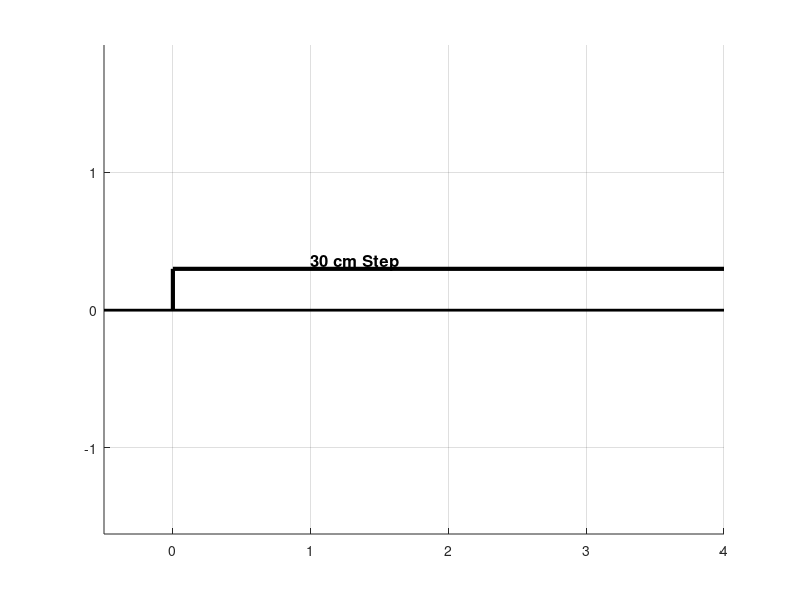

Write the MATLAB code that produced this figure. (Note: this script raises an error after producing the figure.)
%% Rocker-Bogie Multi-Phase Kinematic Analysis (2D Traverse)
%
% This script simulates the rover climbing a 0.3m step in three distinct
% phases, using fsolve to determine the constrained chassis pivot position
% (P') and visualizing the resulting link angles.
%
% Constraints:
% 1. Distance between P' and Middle Wheel (M') must equal the Rocker length (L_r).
% 2. Distance between P' and Front Wheel (F') must remain constant (L_PF).

clc; clear; close all;

%% SECTION 1: SYSTEM PARAMETERS AND INITIAL GEOMETRY (INPUTS)
% --- Physical Dimensions (in meters) ---
L_wd = 0.5;   % Wheel Diameter (used for radius)
L_r  = 0.72;  % Rocker Link Length (P to M)
L_span = 0.8; % Horizontal Spacing between Wheel Centers (F-M and M-R)
H_obs = 0.3;  % Height of the Step (30 cm)

% Calculated Values
r = L_wd / 2; % Wheel Radius (0.25 m)
P_initial = [L_span; L_r + r]; % Initial Chassis Pivot P (Flat Ground) [0.8; 0.97]
F_flat = [0.0; r]; % Initial Front Wheel Center
L_PF = sqrt((P_initial(1) - F_flat(1))^2 + (P_initial(2) - F_flat(2))^2); % Fixed P-F Distance

disp(['Starting Multi-Phase Traverse Simulation (H_obs = ' num2str(H_obs) ' m)...']);
disp(['Rocker Length (L_r): ' num2str(L_r) ' m']);
disp(['Fixed P-F Distance (L_PF): ' num2str(L_PF, '%.3f') ' m']);
disp('--------------------------------------------------');


%% SECTION 2: INVERSE KINEMATICS SETUP (3 PHASES)

% Store results in a structure array
results = struct('name', {}, 'P_prime', {}, 'theta_r_deg', {}, 'theta_b_deg', {});
options = optimset('Display', 'off'); % Suppress fsolve output

% --- Phase 1: Front Wheel Climbing (F on step, M and R on ground) ---
M_prime_1 = [L_span; r];
F_prime_1 = [0.0; H_obs + r];
R_prime_1 = [2 * L_span; r];

fun1 = @(X) [
    (X(1) - M_prime_1(1))^2 + (X(2) - M_prime_1(2))^2 - L_r^2; % P' to M' = L_r
    (X(1) - F_prime_1(1))^2 + (X(2) - F_prime_1(2))^2 - L_PF^2  % P' to F' = L_PF
];
P_prime_1 = fsolve(fun1, P_initial, options);


% --- Phase 2: Middle Wheel Climbing (F and M on step, R on ground) ---
% The chassis has moved forward L_span horizontally relative to the step's edge.
% We solve for the ideal P' assuming the linkage constraints hold relative to the
% new wheel contact points.
M_prime_2 = [L_span; H_obs + r];
F_prime_2 = [0.0; H_obs + r]; % F' still holds its height
R_prime_2 = [2 * L_span; r]; % R' still on flat ground

fun2 = @(X) [
    (X(1) - M_prime_2(1))^2 + (X(2) - M_prime_2(2))^2 - L_r^2;
    (X(1) - F_prime_2(1))^2 + (X(2) - F_prime_2(2))^2 - L_PF^2
];
P_prime_2 = fsolve(fun2, P_prime_1, options); % Use Phase 1 result as initial guess


% --- Phase 3: Rear Wheel Climbing (F, M, and R on step) ---
% All three wheel centers are now lifted by H_obs. The chassis should return to
% the initial flat-ground configuration, just translated vertically.
M_prime_3 = [L_span; H_obs + r];
F_prime_3 = [0.0; H_obs + r];
R_prime_3 = [2 * L_span; H_obs + r]; % R' is now on the step, lifted by H_obs

% **FIX: Use fsolve for Phase 3 for consistency and robustness**
fun3 = @(X) [
    (X(1) - M_prime_3(1))^2 + (X(2) - M_prime_3(2))^2 - L_r^2; % P' to M' = L_r
    (X(1) - F_prime_3(1))^2 + (X(2) - F_prime_3(2))^2 - L_PF^2  % P' to F' = L_PF
];
% Use Phase 2 result as initial guess
P_prime_3_guess = P_initial + [L_span; H_obs]; % A better guess for Phase 3
P_prime_3 = fsolve(fun3, P_prime_2, options); % Use fsolve


% --- Aggregate and Calculate Angles for All Phases ---
P_list = {P_prime_1, P_prime_2, P_prime_3};
F_list = {F_prime_1, F_prime_2, F_prime_3};
M_list = {M_prime_1, M_prime_2, M_prime_3};
R_list = {R_prime_1, R_prime_2, R_prime_3};
names = {'Phase 1 (F up)', 'Phase 2 (M up)', 'Phase 3 (R up)'};

for i = 1:3
    P = P_list{i}; F = F_list{i}; M = M_list{i}; R = R_list{i};

    % Rocker Angle (P to M) - Angle of P->M vector relative to horizontal
    theta_r_rad = atan2(M(2) - P(2), M(1) - P(1));
    theta_r_deg = rad2deg(theta_r_rad);

    % Bogie Angle (F to R) - Angle of F->R vector relative to horizontal
    theta_b_rad = atan2(R(2) - F(2), R(1) - F(1));
    theta_b_deg = rad2deg(theta_b_rad);
    
    % Store results
    results(i).name = names{i};
    results(i).P_prime = P;
    results(i).theta_r_deg = theta_r_deg;
    results(i).theta_b_deg = theta_b_deg;
    results(i).F_coords = F;
    results(i).M_coords = M;
    results(i).R_coords = R;

    % Output Summary
    disp(['--- ' names{i} ' ---']);
    disp(['P'': (' num2str(P(1), '%.3f') ', ' num2str(P(2), '%.3f') ')']);
    disp(['Chassis Rise: ' num2str((P(2) - P_initial(2)) * 100, '%.1f') ' cm']);
    disp(['theta_r: ' num2str(theta_r_deg, '%.1f') ' deg, theta_b: ' num2str(theta_b_deg, '%.1f') ' deg']);
end
disp('--------------------------------------------------');


%% SECTION 3: VISUALIZATION (Multi-Phase Plot)

figure('Name', 'Rocker-Bogie Traverse Simulation');
hold on;
axis equal;
grid on;

% --- 3.1 Terrain Plotting (Longer Step) ---
plot([-0.5, 4.0], [0, 0], 'k-', 'LineWidth', 2, 'DisplayName', 'Flat Ground'); % Flat Ground
plot([0, 0], [0, H_obs], 'k-', 'LineWidth', 3, 'DisplayName', 'Obstacle Step');  % Vertical face
plot([0, 4.0], [H_obs, H_obs], 'k-', 'LineWidth', 3); % Top face of the step

text(1.0, H_obs + 0.05, [num2str(H_obs*100) ' cm Step'], 'Color', 'k', 'FontSize', 12, 'FontWeight', 'bold');

% --- Color mapping for phases ---
colors = {[0.7 0.7 0.7], [0.8 0.4 0], [0 0.5 0.8], [0 0.5 0]}; % Initial (Gray), Phase 1 (Orange), Phase 2 (Blue), Phase 3 (Green)
styles = {'--', '-', '-.', ':'};
initial_P = P_initial;
P_path_coords = [P_initial];

% --- Draw Initial (Flat) Configuration (reference) ---
draw_rover_fcn(P_initial, F_list{1}, M_list{1}, R_list{1}, colors{1}, styles{1}, 'Initial', r, 0, 0, 0);

% --- Draw All Three Phases (Shifted to show traverse) ---
for i = 1:3
    P = results(i).P_prime;
    F = results(i).F_coords;
    M = results(i).M_coords;
    R = results(i).R_coords;
    theta_r = results(i).theta_r_deg;
    theta_b = results(i).theta_b_deg;
    
    % Horizontal displacement to represent forward motion
    x_shift = (i - 1) * L_span * 1.5; % Use 1.5*L_span for clearer separation
    
    P_shifted = P + [x_shift; 0];
    F_shifted = F + [x_shift; 0];
    M_shifted = M + [x_shift; 0];
    R_shifted = R + [x_shift; 0];
    
    % Draw the shifted configuration
    draw_rover_fcn(P_shifted, F_shifted, M_shifted, R_shifted, colors{i+1}, styles{i+1}, results(i).name, r, theta_r, theta_b, i);

    % Update P path for plotting
    P_path_coords(:, end+1) = P_shifted;
end

% Draw path of the chassis pivot (P)
plot(P_path_coords(1, 1:end), P_path_coords(2, 1:end), 'k:', 'LineWidth', 1.5, 'DisplayName', 'Chassis P Path');


% --- 3.4 Final Plot Settings ---
title({'Rocker-Bogie Traverse Simulation: Minimal Chassis Movement', ...
        ['H_{obs} = ' num2str(H_obs*100) ' cm']}, 'FontSize', 14);
xlabel('X Position (m)');
ylabel('Y Position (m)');
xlim([-0.5, 5.0]);
ylim([0, 1.4]);
legend('Location', 'northeast');
hold off;


%% HELPER FUNCTIONS
% Function to draw the rover configuration, including links, wheels, and angle labels.

function draw_rover_fcn(P, F, M, R, color, style, label, r, theta_r_deg, theta_b_deg, phase_num)
    
    % --- Draw Links ---
    % Rocker Link (P to M)
    plot([P(1), M(1)], [P(2), M(2)], 'Color', color, 'LineWidth', 3, 'LineStyle', style, 'DisplayName', [label]);
    
    % Bogie Link (F to R) - simplified straight line
    plot([F(1), R(1)], [F(2), R(2)], 'Color', color, 'LineWidth', 3, 'LineStyle', style);

    % --- Angle Labels (Only for the Phase Configs) ---
    if phase_num ~= 0
        % Rocker Angle Label (Midpoint of P' to M')
        rocker_mid_x = (P(1) + M(1)) / 2;
        rocker_mid_y = (P(2) + M(2)) / 2;
        text(rocker_mid_x, rocker_mid_y, ['\theta_r=' num2str(theta_r_deg, '%.1f') '^\circ'], ...
             'Color', color, 'FontSize', 9, 'FontWeight', 'bold', 'Rotation', theta_r_deg, ...
             'HorizontalAlignment', 'center', 'VerticalAlignment', 'bottom');
          
        % Bogie Angle Label (Midpoint of F' to R')
        bogie_mid_x = (F(1) + R(1)) / 2;
        bogie_mid_y = (F(2) + R(2)) / 2;
        text(bogie_mid_x, bogie_mid_y + 0.05, ['\theta_b=' num2str(theta_b_deg, '%.1f') '^\circ'], ...
             'Color', color, 'FontSize', 9, 'FontWeight', 'bold', 'Rotation', theta_b_deg, ...
             'HorizontalAlignment', 'center', 'VerticalAlignment', 'bottom');
    end

    % --- Draw Pivots and Joints ---
    plot(P(1), P(2), 'o', 'MarkerSize', 8, 'MarkerFaceColor', color, 'Color', 'k', 'LineWidth', 1.5);
    plot(M(1), M(2), 's', 'MarkerSize', 8, 'MarkerFaceColor', color, 'Color', 'k', 'LineWidth', 1.5);

    % Draw Wheels (Simplified Circles)
    th = linspace(0, 2*pi, 50);
    wheel_x = [F(1), M(1), R(1)];
    wheel_y = [F(2), M(2), R(2)];
    for k = 1:3
        x_wheel = wheel_x(k) + r * cos(th);
        y_wheel = wheel_y(k) + r * sin(th);
        plot(x_wheel, y_wheel, 'Color', color, 'LineWidth', 1.5, 'LineStyle', style);
    end

    % Annotate Pivots
    text(P(1), P(2) + 0.05, 'P', 'Color', color, 'FontSize', 12, 'FontWeight', 'bold', 'HorizontalAlignment', 'center');
end

